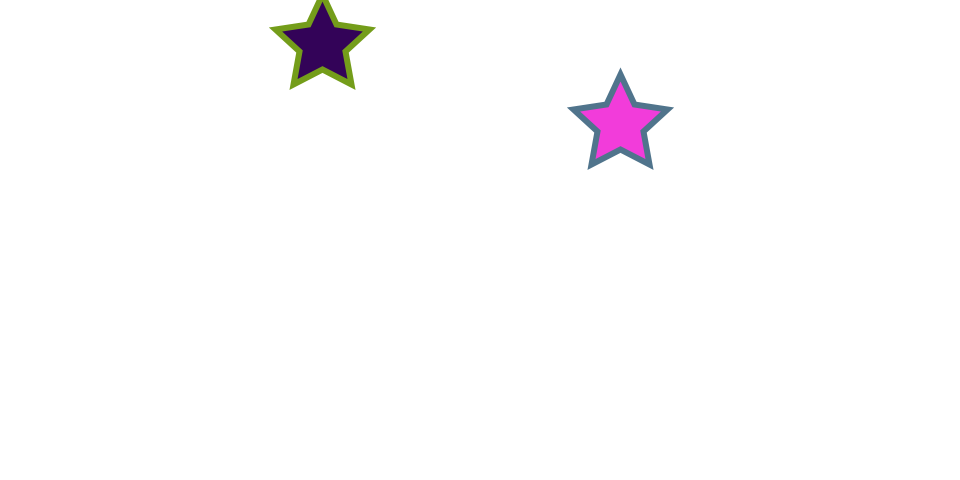
Frame 1 (no input)
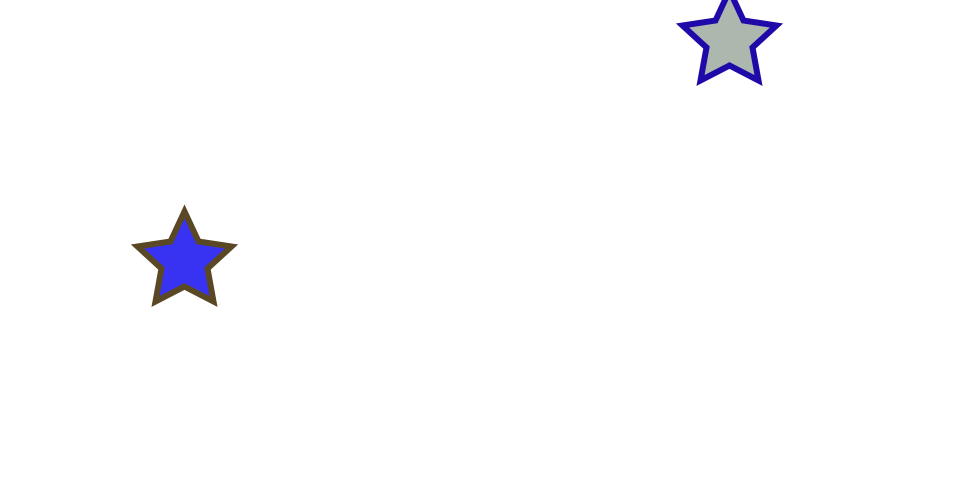
Frame 60 (the mouse pressed at the canvas centre just before this capture)
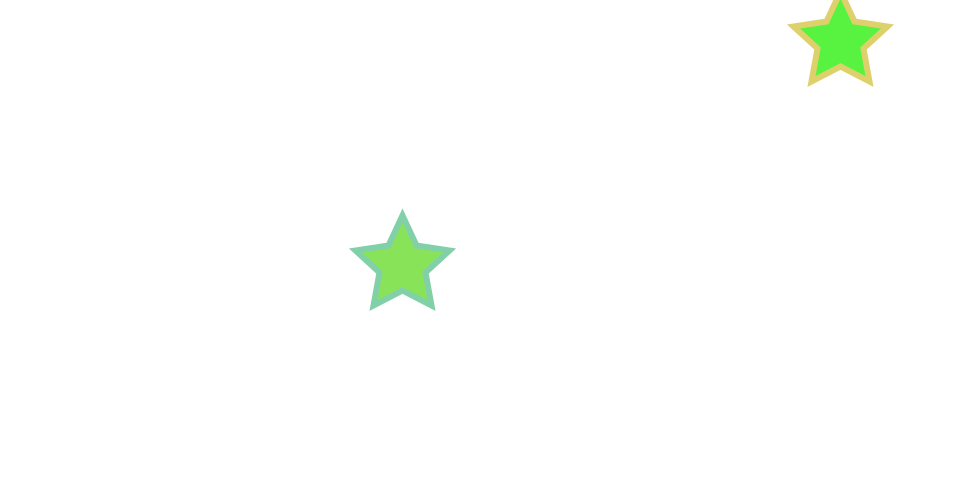
Frame 120 (the mouse held since frame 60 and released just before this capture)

The Processing sketch that drew these frames (run headless with seeded random() and noise(); from frame 60 on, the mouse is pressed at the canvas centre):

// Processing sketch: Object01
// ── Object01.pde
float x=100;
float y=100;

 float color1;
 float color2;
 float color3;
 float color4;
 float color5;
 float color6;

void setup(){
  size(960,480);
}

void draw(){
  background(255);
  //Mozulality and Reusability.
  star(random(0,960),random(0,480));
  star(random(0,960),random(0,480));
}


void star(float x,float y){
  color1=random(0,255);
  color2=random(0,255);
  color3=random(0,255);
  color4=random(0,255);
  color5=random(0,255);
  color6=random(0,255);

  
  fill(color1,color2,color3);
  stroke(color4,color5,color6);
  strokeWeight(6);
  
  beginShape();
  vertex(x,y-50);
  vertex(x+14,y-20);
  vertex(x+47,y-15);
  vertex(x+23,y+7);
  vertex(x+29,y+40);
  vertex(x,y+25);
  vertex(x-29,y+40);
  vertex(x-23,y+7);
  vertex(x-47,y-15);
  vertex(x-14,y-20);
  endShape(CLOSE);
}
